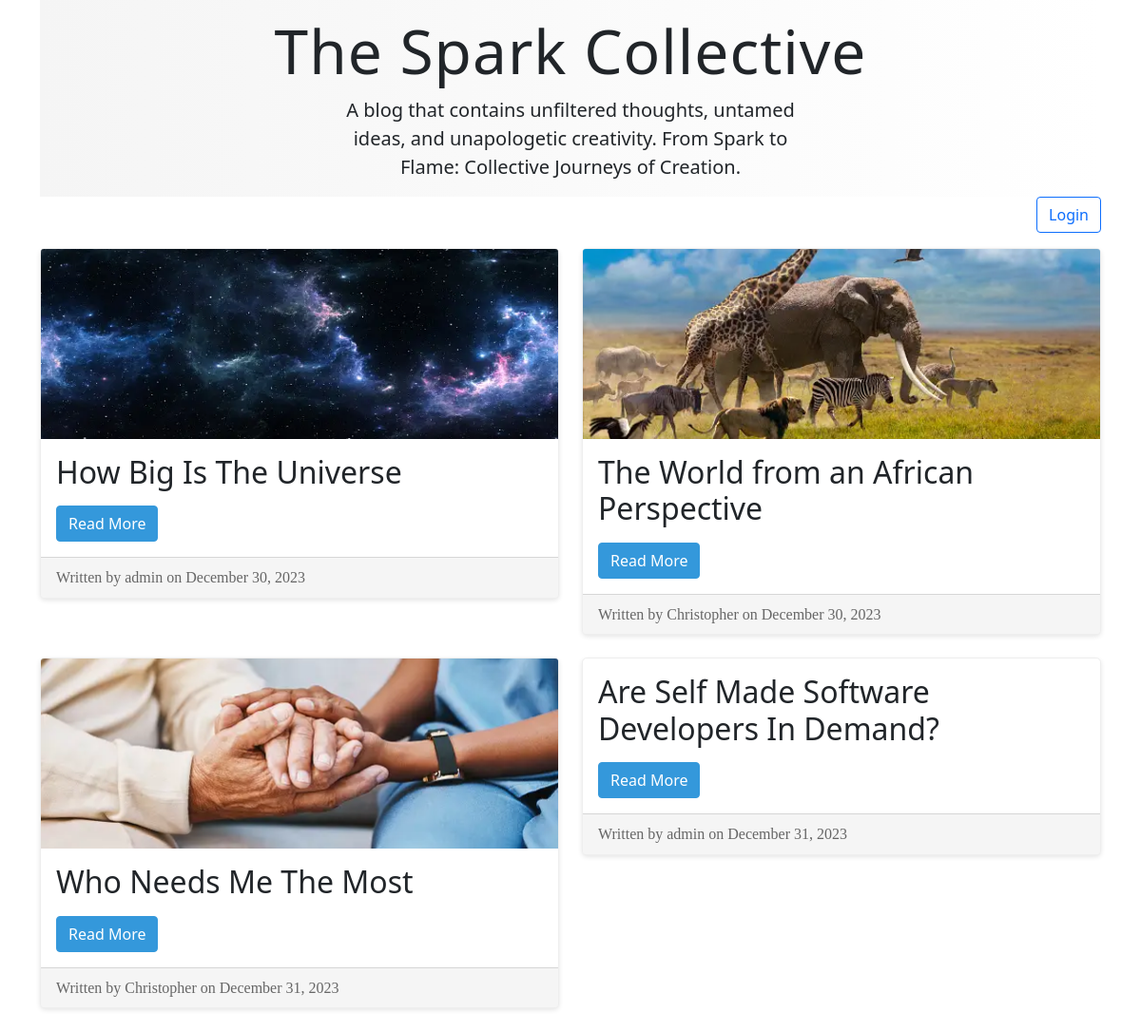
The app's page /, older data.
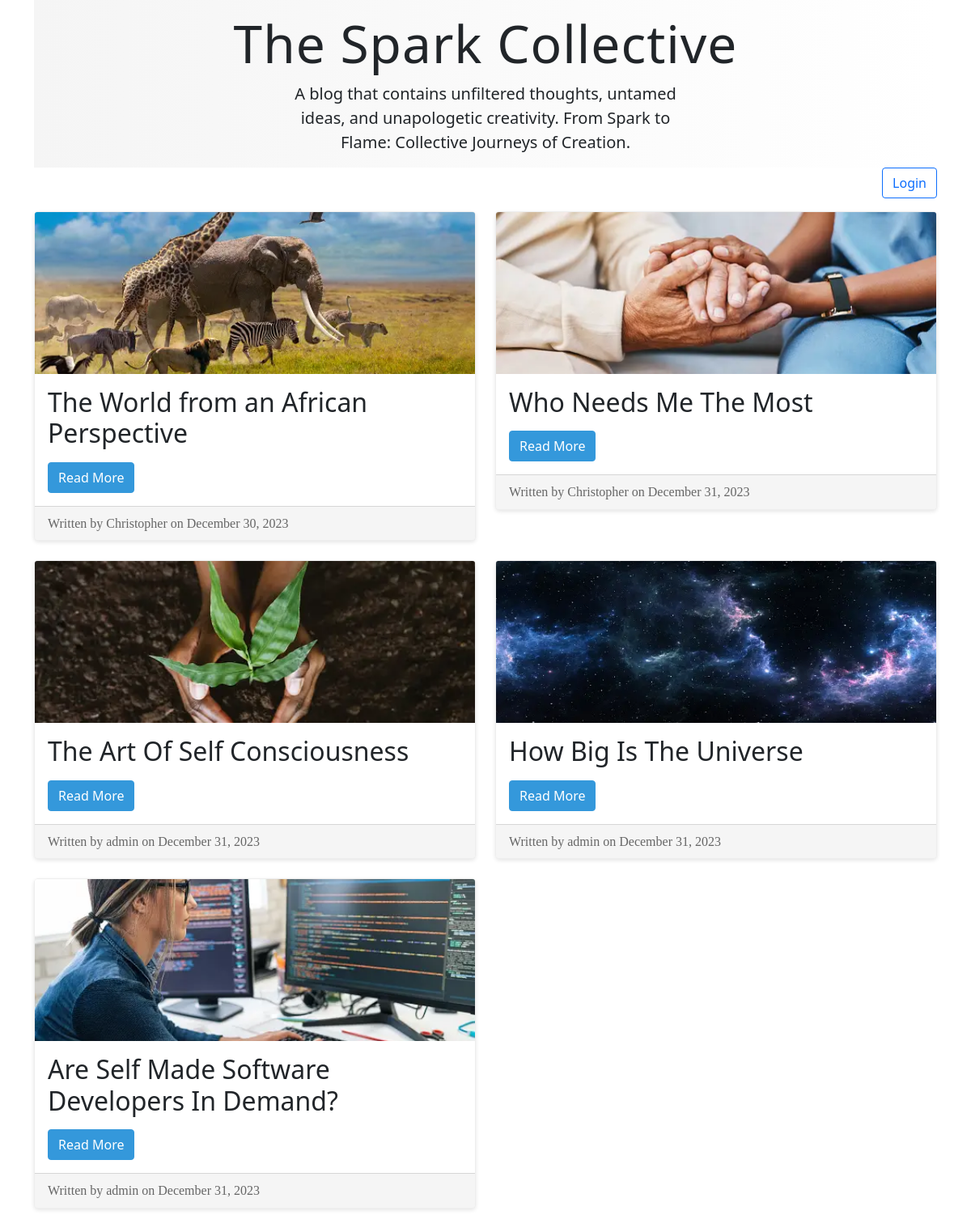
The same page, newer data.
### blog/models.py (models this page shows, shortened)
class Post(models.Model):
    author = models.ForeignKey(settings.AUTH_USER_MODEL, on_delete=models.CASCADE)
    title = models.CharField(max_length=200)
    text = models.TextField()
    created_date = models.DateTimeField(default=timezone.now, editable=False)
    published_date = models.DateTimeField(blank=True, null=True, default=timezone.now)
    edited_date = models.DateTimeField(null=True, blank=True)
    featured_image = models.ImageField(upload_to='featured_images/', blank=True, null=True)

### blog/views.py (the view)
# urls.py: path('', views.post_list, name='post_list'),
def post_list(request):
    posts = Post.objects.filter(published_date__lte=timezone.now()).order_by('published_date')
    paginator = Paginator(posts, 10)  # Show 10 posts per page
    page = request.GET.get('page')
    try:
        posts = paginator.page(page)
    except PageNotAnInteger:
        posts = paginator.page(1)
    except EmptyPage:
        posts = paginator.page(paginator.num_pages)
    return render(request, 'blog/post_list.html', {'posts': posts})

### blog/templates/blog/post_list.html (shortened to what this page needs)
{% load static %}
<!DOCTYPE html>
<html lang="en">
<head>
  <link rel="stylesheet" href="https://cdn.jsdelivr.net/npm/bootstrap@5.1.3/dist/css/bootstrap.min.css">
  <link rel="stylesheet" href="{% static 'css/blog.css' %}">
</head>
<body>
  <div class="container">
    <header class="blog-header py-3">
      <h1 class="blog-title">The Spark Collective</h1>
      <p class="lead blog-description">A blog that contains unfiltered thoughts, untamed ideas, and unapologetic creativity. From Spark to Flame: Collective Journeys of Creation.</p>
    </header>
    <div class="text-end mb-3">
      {% if user.is_authenticated %}
        <a href="{% url 'user_logout' %}" class="btn btn-outline-danger">Logout</a>
      {% else %}
        <a href="{% url 'user_login' %}" class="btn btn-outline-primary">Login</a>
      {% endif %}
    </div>
    <div class="row">
      {% for post in posts %}
        <div class="col-md-6">
          <div class="card mb-4">
            {% if post.featured_image and post.featured_image.url %}
              <img src="{{ post.featured_image.url }}" class="card-img-top" alt="{{ post.title }}">
            {% endif %}
            <div class="card-body">
              <h2 class="card-title">{{ post.title }}</h2>
              <a href="{% url 'post_detail' pk=post.pk %}" class="btn btn-primary">Read More</a>
            </div>
            <div class="card-footer">
              <p class="card-text font-italic" style="font-family: 'Playfair Display', serif;">
                Written by {{ post.author }} on {{ post.published_date|date:"F j, Y" }}
              </p>
            </div>
          </div>
        </div>
      {% endfor %}
    </div>
  </div>
</body>
</html>

### blog/static/css/blog.css (style rules this page uses)
.blog-header { background-image: linear-gradient(to right, #f5f5f5, #fff); text-align: center; }
.blog-title { font-size: 4rem; letter-spacing: 1px; }
.blog-description { max-width: 500px; margin: 0 auto; line-height: 1.5; }
.card { border: 1px solid #eee; border-radius: 5px; background-color: #fff; box-shadow: 0px 2px 5px rgba(0, 0, 0, 0.1); }
.card-title { font-weight: 500; margin-bottom: 0.5rem; }
.card-text { color: #666; line-height: 1.6; }
.card-footer { background-color: #f5f5f5; padding: 0.5rem 1rem; }
.card-img-top { height: 200px; object-fit: cover; }
.btn-primary { background-color: #3498db; border-color: #3498db; }

Row changes from the older to the newer data that the page shows:
added Post: featured_image (picture), title "The Art Of Self Consciousness", author "admin", published_date "December 31, 2023"
changed Post "How Big Is The Universe": published_date "December 30, 2023" → "December 31, 2023"; moves down the list
changed Post "Are Self Made Software Developers In Demand?": featured_image: picture added
